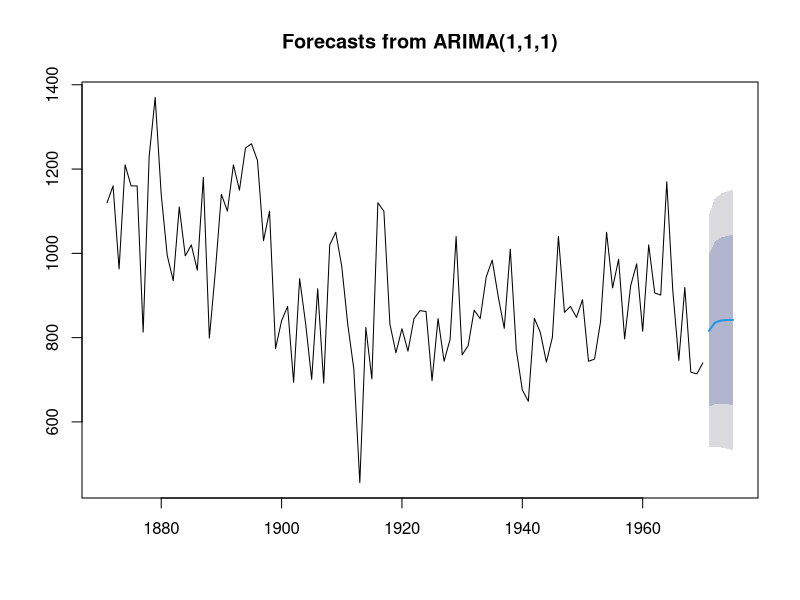

Source code (R):
library(datasets)
library(forecast)
auto.arima(Nile)
# ARIMA(1, 1, 1) 모형이 적절하다고 판단
# ARIMA(1, 1, 1) 모형으로 Nile 데이터 모형 구축
result <- arima(Nile, order = c(1, 1, 1))
# 구축된 모형으로 미래 5년 예측
pred <- forecast(result, h = 5)
pred
# Forecast는 예측 평균값
# 내년 유입량의 80% 신뢰 구간은 Lo 80과 Hi 80인 635.9909와 996.3717 사이
# 내년 유입량의 95% 신뢰 구간은 Lo 95와 Hi 95인 540.6039와 1091.759 사이

# 예측 데이터 시각화
plot(pred)